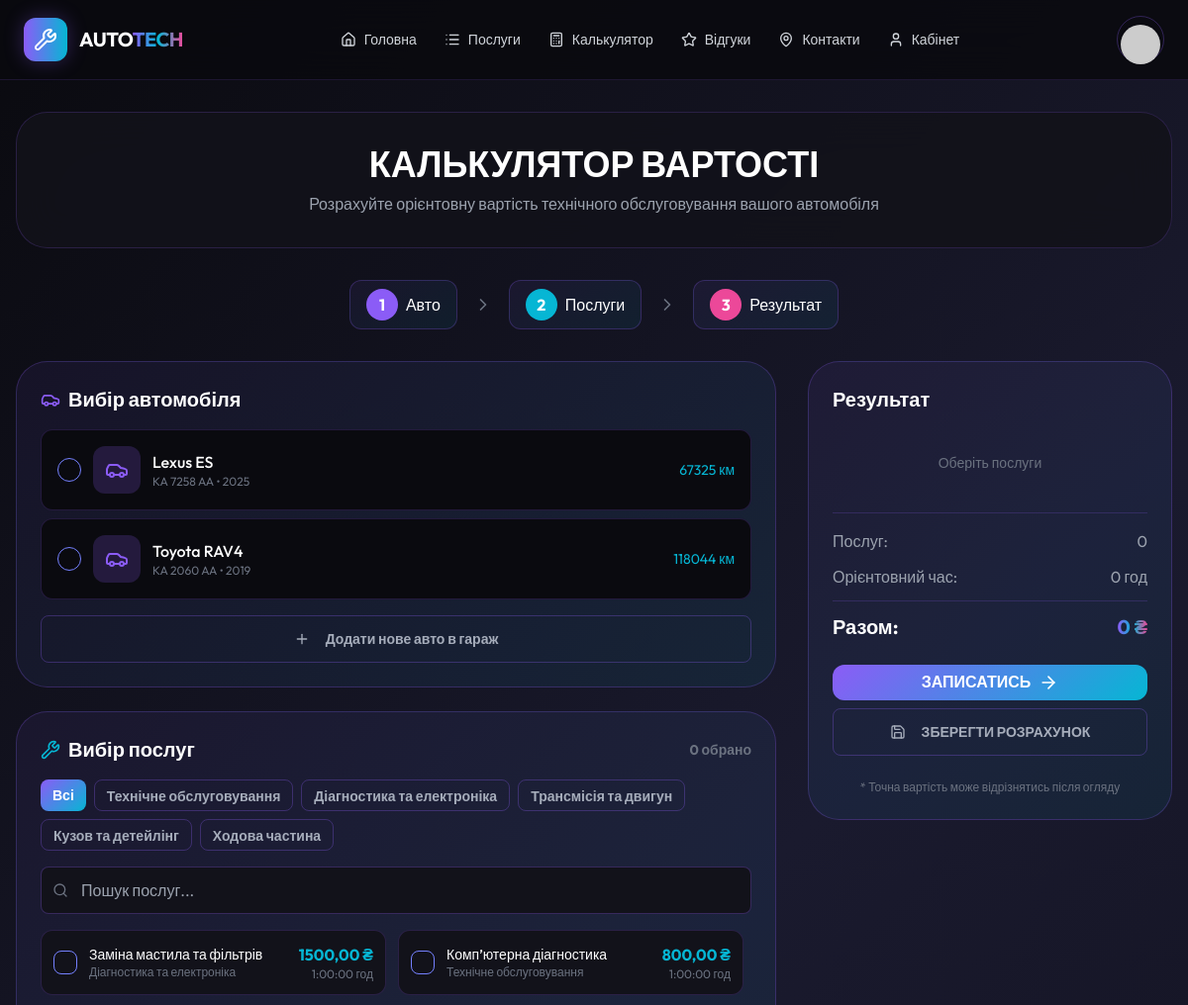
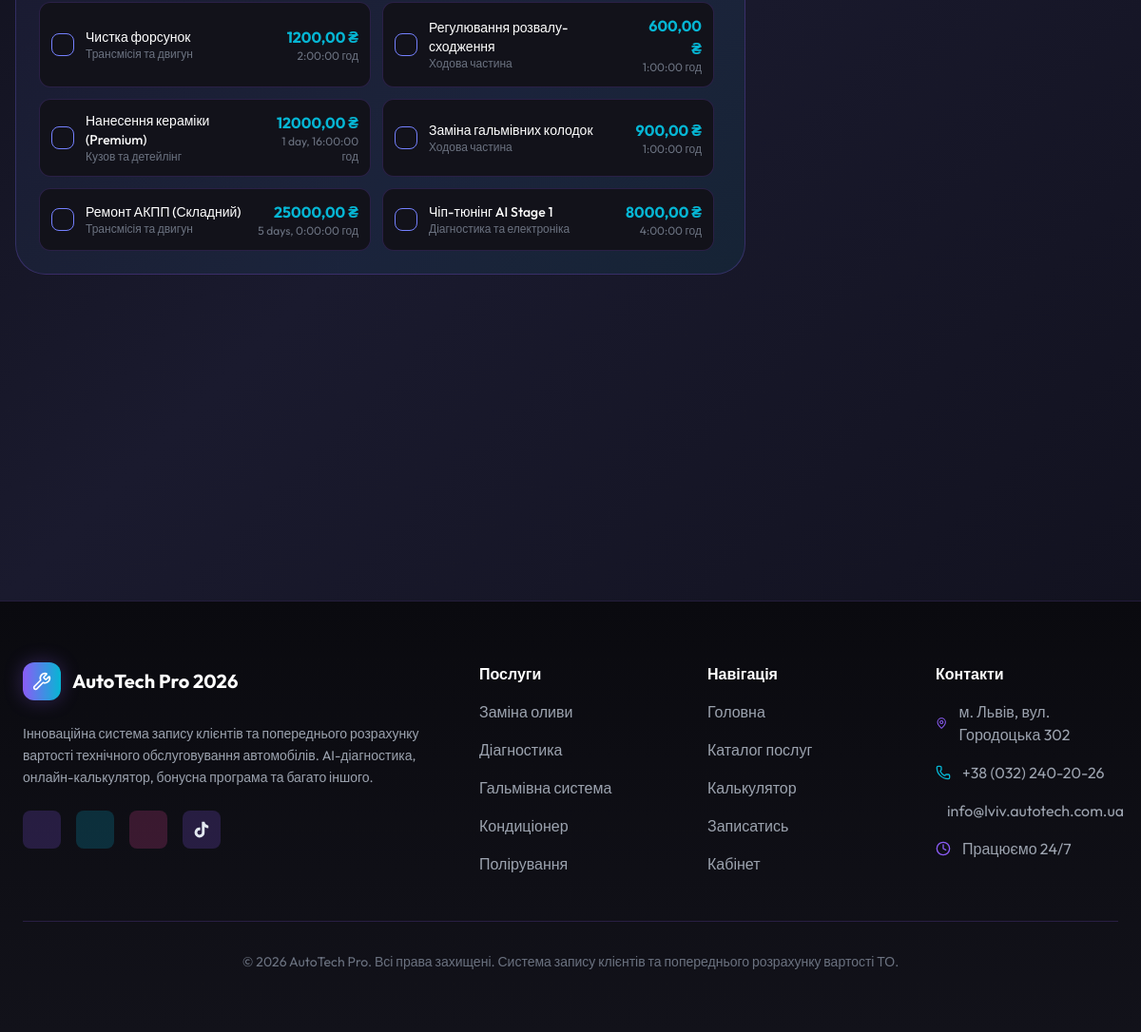
Page /calculator/ (signed in) on the earlier database version (2 pictures, top to bottom).
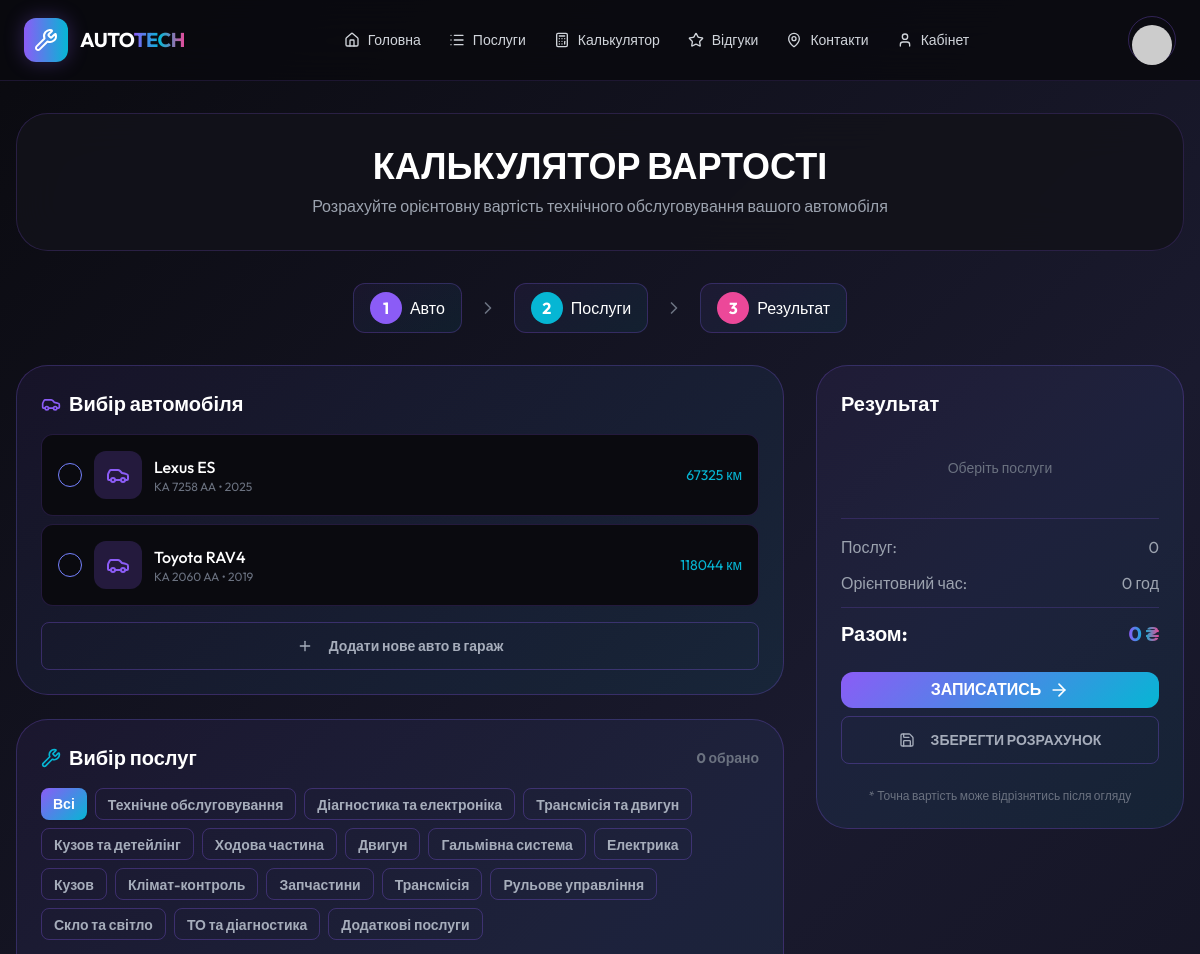
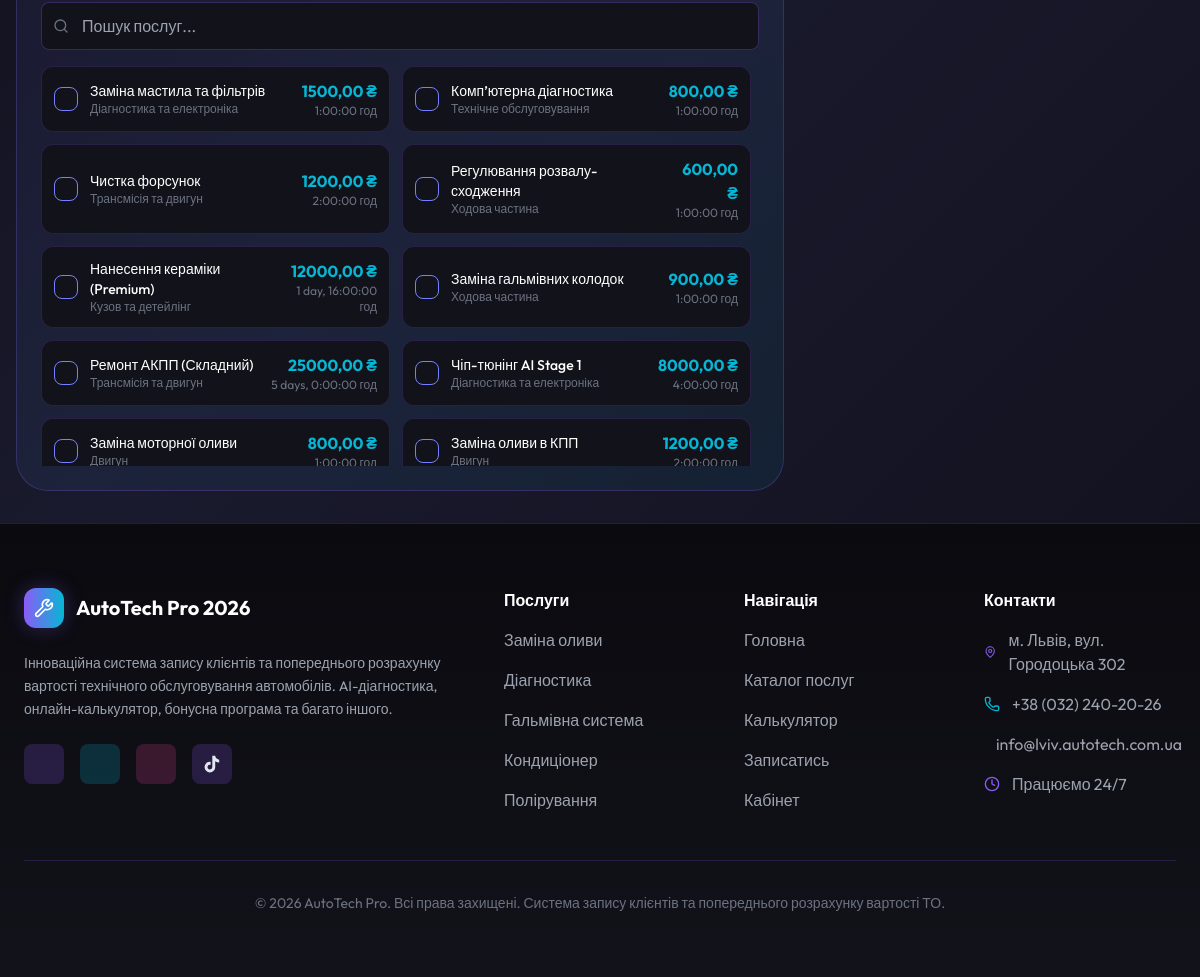
Same page on the later database version (2 pictures, top to bottom).
### cars/models.py (models this page shows, shortened)
class UserCar(models.Model):
    class FuelType(models.TextChoices):
        GASOLINE = "GASOLINE", _("Бензин")
        DIESEL = "DIESEL", _("Дизель")
        LPG = "LPG", _("Газ/Газ-бензин")
        ELECTRIC = "ELECTRIC", _("Електро")
        HYBRID = "HYBRID", _("Гібрид")
        CNG = "CNG", _("Метан")
    class EngineType(models.TextChoices):
        NATURAL = "NATURAL", _("Атмосферний")
        TURBO = "TURBO", _("Турбований")
        SUPERCHARGE = "SUPERCHARGE", _("Наддувний")
    class TechnicalCondition(models.TextChoices):
        EXCELLENT = "EXCELLENT", _("Відмінний")
        GOOD = "GOOD", _("Добрий")
        NEEDS_REPAIR = "NEEDS_REPAIR", _("Потребує ремонту")
        CRITICAL = "CRITICAL", _("Критичний")
    user = models.ForeignKey(
        settings.AUTH_USER_MODEL, on_delete=models.CASCADE, related_name="my_cars"
    )
    model = models.ForeignKey(CarModel, on_delete=models.PROTECT)
    vin = models.CharField(
        max_length=17, unique=True, blank=True, null=True, verbose_name=_("VIN-код")
    )
    license_plate = models.CharField(max_length=20, verbose_name=_("Держ. номер"))
    year = models.PositiveIntegerField(verbose_name=_("Рік випуску"))
    mileage = models.PositiveIntegerField(default=0, verbose_name=_("Пробіг (км)"))
    engine_type = models.CharField(
        max_length=20,
        choices=EngineType.choices,
        blank=True,
        null=True,
        verbose_name=_("Тип двигуна"),
    )
    engine_volume = models.DecimalField(
        max_digits=3, decimal_places=1, blank=True, null=True, verbose_name=_("Об'єм двигуна (л)")
    )
    fuel_type = models.CharField(
        max_length=20, choices=FuelType.choices, blank=True, null=True, verbose_name=_("Тип палива")
    )
    technical_condition = models.CharField(
        max_length=20,
        choices=TechnicalCondition.choices,
        default=TechnicalCondition.GOOD,
        verbose_name=_("Технічний стан"),
    )
    class Meta:
        verbose_name = _("Автомобіль користувача")
        verbose_name_plural = _("Автомобілі користувачів")

class CarModel(models.Model):
    brand = models.ForeignKey(CarBrand, on_delete=models.CASCADE, related_name="models")
    name = models.CharField(max_length=100, verbose_name=_("Модель"))
    year_start = models.PositiveIntegerField(default=2000)
    year_end = models.PositiveIntegerField(blank=True, null=True)
    def __str__(self):
        return f"{self.brand.name} {self.name}"
    class Meta:
        verbose_name = _("Модель авто")
        verbose_name_plural = _("Моделі авто")

class CarBrand(models.Model):
    name = models.CharField(max_length=100, unique=True, verbose_name=_("Марка"))
    logo = models.ImageField(upload_to="brands/", blank=True, null=True)
    class Meta:
        verbose_name = _("Марка авто")
        verbose_name_plural = _("Марки авто")

### services/models.py (models this page shows, shortened)
class ServiceCategory(models.Model):
    name = models.CharField(max_length=100, verbose_name=_("Категорія"))
    icon = models.CharField(max_length=50, blank=True, help_text="Lucide icon name")
    class Meta:
        verbose_name = _("Категорія послуг")
        verbose_name_plural = _("Категорії послуг")

class Service(models.Model):
    category = models.ForeignKey(ServiceCategory, on_delete=models.CASCADE, related_name="services")
    name = models.CharField(max_length=200, verbose_name=_("Назва послуги"))
    description = models.TextField(blank=True, verbose_name=_("Опис"))
    base_price = models.DecimalField(max_digits=10, decimal_places=2, verbose_name=_("Базова ціна"))
    estimated_time = models.DurationField(verbose_name=_("Орієнтовний час"))
    class Meta:
        verbose_name = _("Послуга")
        verbose_name_plural = _("Послуги")

### calculator/views.py (the view)
# urls.py: path("", views.CalculatorView.as_view(), name="index"),
class CalculatorView(TemplateView):
    template_name = "calculator/index.html"
    def get_context_data(self, **kwargs):
        context = super().get_context_data(**kwargs)
        context["brands"] = CarBrand.objects.all()
        context["services"] = Service.objects.all()
        context["categories"] = ServiceCategory.objects.all()
        if self.request.user.is_authenticated:
            context["cars"] = UserCar.objects.filter(user=self.request.user)
        return context

### templates/calculator/index.html (shortened to what the changed rows need)
{% extends 'base.html' %}
{% load static %}
{% block content %}
<div class="space-y-8">
    <div class="glass-panel rounded-[32px] p-8 text-center">
        <h1 class="text-4xl font-bold text-white mb-2">КАЛЬКУЛЯТОР ВАРТОСТІ</h1>
    </div>
    <div class="grid grid-cols-1 lg:grid-cols-3 gap-8">
        <div class="lg:col-span-2 space-y-6">
            <div class="cyber-card p-6 rounded-[32px]">
                {% if user.is_authenticated %}
                <div id="my-cars-form" class="space-y-4">
                    {% if cars %}
                    <div class="space-y-2">
                        {% for car in cars %}
                        <label class="car-select-item flex items-center gap-3 p-4 rounded-xl border border-cyber-purple/20 bg-cyber-dark cursor-pointer hover:bg-cyber-purple/10 transition" onclick="selectMyCar({{ car.id }}, '{{ car.model }}')">
                            <input type="radio" name="my_car" value="{{ car.id }}" class="radio radio-primary">
                            <div class="w-12 h-12 rounded-xl bg-cyber-purple/20 flex items-center justify-center">
                                <i data-lucide="car" class="w-6 h-6 text-cyber-purple"></i>
                            </div>
                            <div class="flex-1">
                                <div class="font-medium text-white">{{ car.model }}</div>
                                <div class="text-xs text-gray-500">{{ car.license_plate }} • {{ car.year }}</div>
                            </div>
                            <div class="text-cyber-cyan text-sm">{{ car.mileage }} км</div>
                        </label>
                        {% endfor %}
                    </div>
                    {% endif %}
                </div>
                {% endif %}
            </div>
            <div class="cyber-card p-6 rounded-[32px]">
                <div class="flex flex-wrap gap-2 mb-4">
                    <button class="btn btn-sm btn-cyber service-filter" onclick="filterServices('all')">Всі</button>
                    {% for cat in categories %}
                    <button class="btn btn-sm btn-outline border-cyber-purple/30 service-filter" onclick="filterServices('{{ cat.id }}')">{{ cat.name }}</button>
                    {% endfor %}
                </div>
                <div class="grid grid-cols-1 md:grid-cols-2 gap-3 max-h-[400px] overflow-y-auto pr-2" id="services-list">
                    {% for service in services %}
                    <label class="service-item flex items-center gap-3 p-3 rounded-xl border border-cyber-purple/20 bg-cyber-surface cursor-pointer hover:bg-cyber-purple/10 transition" data-category="{{ service.category.id }}" data-name="{{ service.name|lower }}">
                        <input type="checkbox" name="services" value="{{ service.id }}" class="checkbox checkbox-primary" data-price="{{ service.base_price }}" data-time="{{ service.estimated_time|default:1 }}" onchange="updateTotal(); updateSelectedCount();">
                        <div class="flex-grow">
                            <div class="text-sm font-medium text-white">{{ service.name }}</div>
                            <div class="text-xs text-gray-500">{{ service.category.name }}</div>
                        </div>
                        <div class="text-right">
                            <div class="text-cyber-cyan font-bold">{{ service.base_price }} ₴</div>
                            <div class="text-xs text-gray-500">{{ service.estimated_time|default:1 }} год</div>
                        </div>
                    </label>
                    {% endfor %}
                </div>
            </div>
        </div>
    </div>
</div>
{% endblock %}

Differences in the rows shown:
added ServiceCategory: name "Двигун"
added ServiceCategory: name "Гальмівна система"
added ServiceCategory: name "Електрика"
added ServiceCategory: name "Кузов"
added ServiceCategory: name "Клімат-контроль"
added ServiceCategory: name "Запчастини"
added ServiceCategory: name "Трансмісія"
added ServiceCategory: name "Рульове управління"
added ServiceCategory: name "Скло та світло"
added ServiceCategory: name "ТО та діагностика"
added ServiceCategory: name "Додаткові послуги"
added Service: name "Заміна моторної оливи", category.name "Двигун", base_price "800,00", estimated_time "1:00:00"
added Service: name "Заміна оливи в КПП", category.name "Двигун", base_price "1200,00", estimated_time "2:00:00"
